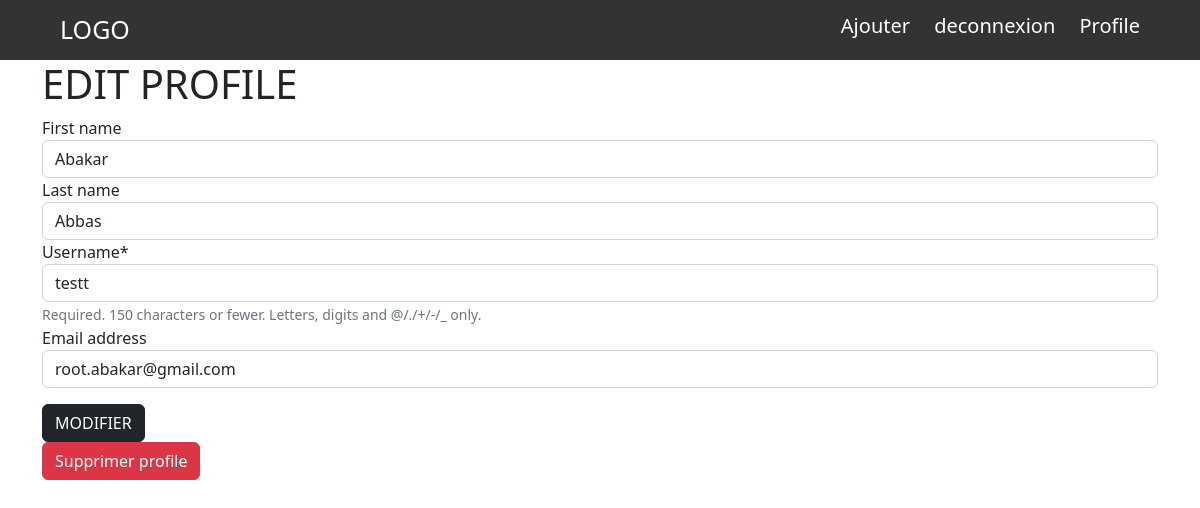
The page /edit-profile/3/ (signed in) on the database its author committed.
### core/models.py (models this page shows)
class User(AbstractUser):
    pass

### core/views.py (the view)
# urls.py: path('edit-profile/<int:id>/', edit_profile, name='edit_profile'),
@login_required
def edit_profile(request, id):
    user = User.objects.get(id=id)
    if request.method == 'POST':
        form = UserUpadate(request.POST, instance=user)
        if form.is_valid():
            form.save()
            return redirect('profile')
    else:
        form = UserUpadate(instance=user)
    return render(request, 'core/edit_profile.html', locals())

### core/forms.py
class UserUpadate(ModelForm):
    class Meta:
        model = User
        fields = ["first_name", "last_name", "username", "email"]

### core/templates/core/edit_profile.html (shortened to what this page needs)
{% extends 'base.html' %}
{% load crispy_forms_tags %}
{% block main %}
    <div class="container">
        <h1>EDIT PROFILE</h1>
        <form action="" method="post">
            {{ form | crispy }}
            <button type="submit" class="btn btn-dark mt-3">MODIFIER</button>
        </form>
        <a href="/delete/user/{{ user.id }}/" class="btn btn-danger">Supprimer profile</a>
    </div>
{% endblock %}

### rows shown on the page
User: first_name "Abakar", last_name "Abbas", username "testt", email "root.abakar@gmail.com"
